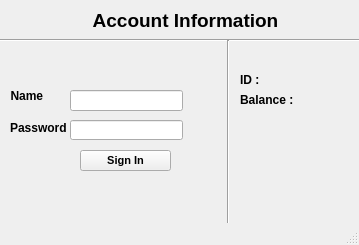
<?xml version="1.0" encoding="UTF-8"?>
<ui version="4.0">
 <class>MainWindow</class>
 <widget class="QMainWindow" name="MainWindow">
  <property name="geometry">
   <rect>
    <x>0</x>
    <y>0</y>
    <width>359</width>
    <height>245</height>
   </rect>
  </property>
  <property name="windowTitle">
   <string>Login</string>
  </property>
  <property name="autoFillBackground">
   <bool>false</bool>
  </property>
  <property name="toolButtonStyle">
   <enum>Qt::ToolButtonIconOnly</enum>
  </property>
  <property name="documentMode">
   <bool>false</bool>
  </property>
  <widget class="QWidget" name="centralwidget">
   <widget class="QLabel" name="Heading">
    <property name="geometry">
     <rect>
      <x>80</x>
      <y>10</y>
      <width>211</width>
      <height>20</height>
     </rect>
    </property>
    <property name="font">
     <font>
      <pointsize>14</pointsize>
      <bold>true</bold>
     </font>
    </property>
    <property name="text">
     <string>Account Information</string>
    </property>
    <property name="alignment">
     <set>Qt::AlignCenter</set>
    </property>
   </widget>
   <widget class="QLabel" name="label_2">
    <property name="geometry">
     <rect>
      <x>10</x>
      <y>90</y>
      <width>37</width>
      <height>12</height>
     </rect>
    </property>
    <property name="font">
     <font>
      <pointsize>9</pointsize>
      <bold>true</bold>
     </font>
    </property>
    <property name="text">
     <string>Name </string>
    </property>
    <property name="alignment">
     <set>Qt::AlignCenter</set>
    </property>
   </widget>
   <widget class="QLineEdit" name="NameLine">
    <property name="geometry">
     <rect>
      <x>70</x>
      <y>90</y>
      <width>113</width>
      <height>21</height>
     </rect>
    </property>
   </widget>
   <widget class="QLabel" name="label">
    <property name="geometry">
     <rect>
      <x>10</x>
      <y>120</y>
      <width>61</width>
      <height>16</height>
     </rect>
    </property>
    <property name="font">
     <font>
      <pointsize>9</pointsize>
      <bold>true</bold>
     </font>
    </property>
    <property name="text">
     <string>Password</string>
    </property>
   </widget>
   <widget class="Line" name="line">
    <property name="geometry">
     <rect>
      <x>-20</x>
      <y>30</y>
      <width>381</width>
      <height>20</height>
     </rect>
    </property>
    <property name="orientation">
     <enum>Qt::Horizontal</enum>
    </property>
   </widget>
   <widget class="QLineEdit" name="PasswordLine">
    <property name="geometry">
     <rect>
      <x>70</x>
      <y>120</y>
      <width>113</width>
      <height>20</height>
     </rect>
    </property>
    <property name="echoMode">
     <enum>QLineEdit::Password</enum>
    </property>
   </widget>
   <widget class="QPushButton" name="signup">
    <property name="geometry">
     <rect>
      <x>80</x>
      <y>150</y>
      <width>91</width>
      <height>21</height>
     </rect>
    </property>
    <property name="font">
     <font>
      <pointsize>8</pointsize>
      <bold>true</bold>
     </font>
    </property>
    <property name="cursor">
     <cursorShape>PointingHandCursor</cursorShape>
    </property>
    <property name="text">
     <string>Sign In</string>
    </property>
   </widget>
   <widget class="QLabel" name="IDHeading">
    <property name="geometry">
     <rect>
      <x>240</x>
      <y>70</y>
      <width>121</width>
      <height>20</height>
     </rect>
    </property>
    <property name="font">
     <font>
      <pointsize>9</pointsize>
      <bold>true</bold>
     </font>
    </property>
    <property name="text">
     <string>ID :</string>
    </property>
    <property name="alignment">
     <set>Qt::AlignLeading|Qt::AlignLeft|Qt::AlignVCenter</set>
    </property>
   </widget>
   <widget class="QLabel" name="BalanceHeading">
    <property name="geometry">
     <rect>
      <x>240</x>
      <y>90</y>
      <width>121</width>
      <height>20</height>
     </rect>
    </property>
    <property name="font">
     <font>
      <pointsize>9</pointsize>
      <bold>true</bold>
     </font>
    </property>
    <property name="text">
     <string>Balance :</string>
    </property>
    <property name="alignment">
     <set>Qt::AlignLeading|Qt::AlignLeft|Qt::AlignVCenter</set>
    </property>
   </widget>
   <widget class="QLabel" name="Alert">
    <property name="geometry">
     <rect>
      <x>10</x>
      <y>180</y>
      <width>191</width>
      <height>16</height>
     </rect>
    </property>
    <property name="font">
     <font>
      <pointsize>8</pointsize>
      <bold>true</bold>
     </font>
    </property>
    <property name="text">
     <string/>
    </property>
   </widget>
   <widget class="Line" name="line_2">
    <property name="geometry">
     <rect>
      <x>220</x>
      <y>40</y>
      <width>16</width>
      <height>251</height>
     </rect>
    </property>
    <property name="orientation">
     <enum>Qt::Vertical</enum>
    </property>
   </widget>
  </widget>
  <widget class="QMenuBar" name="menubar">
   <property name="geometry">
    <rect>
     <x>0</x>
     <y>0</y>
     <width>359</width>
     <height>17</height>
    </rect>
   </property>
  </widget>
  <widget class="QStatusBar" name="statusbar"/>
 </widget>
 <resources/>
 <connections/>
</ui>
